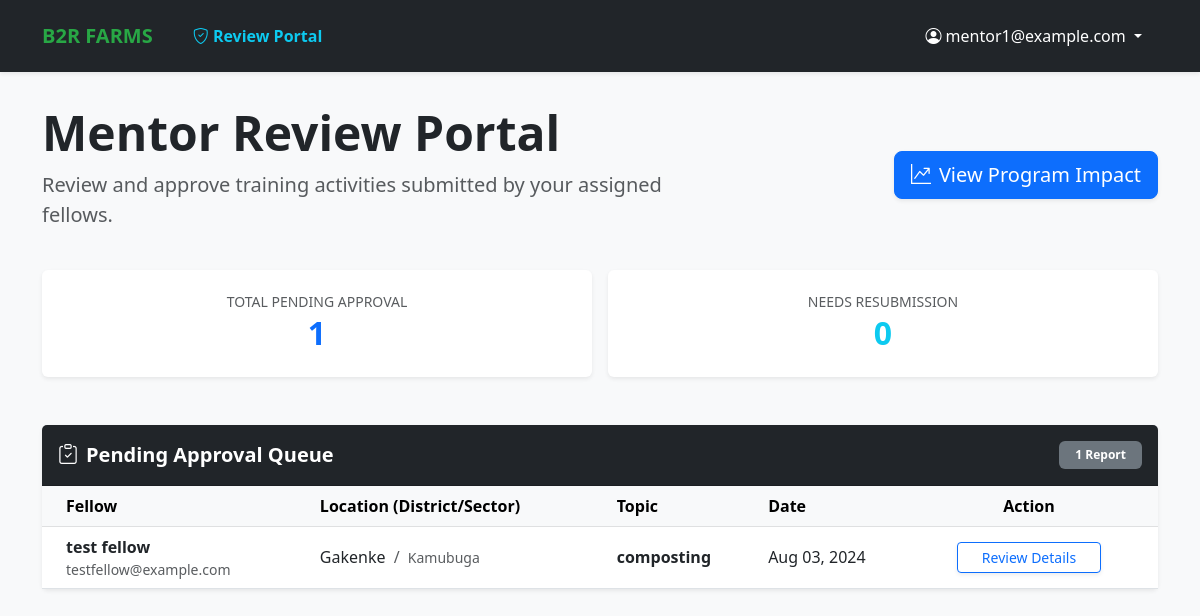
The page /mentors/dashboard/ (signed in) on the database its author committed.
### activities/models.py (models this page shows, shortened)
class TrainingActivity(models.Model):
    class Status(models.TextChoices):
        PENDING = 'PENDING', 'Pending Review'
        APPROVED = 'APPROVED', 'Approved'
        REVISION = 'REVISION', 'Needs Revision'
    fellow = models.ForeignKey(
        Fellow,
        on_delete=models.CASCADE,
        related_name='activities'
    )
    date = models.DateField(validators=[validate_not_future])
    sector = models.ForeignKey(
        Sector,
        on_delete=models.PROTECT,
        related_name='training_activities'
    )
    village_name = models.CharField(max_length=100)
    verified_village = models.CharField(
        max_length=100,
        blank=True,
        null=True,
        help_text="Standardized village name confirmed by Mentor upon approval."
    )
    number_of_farmers_trained = models.PositiveIntegerField(
        validators=[MinValueValidator(1, message="You must train at least one farmer.")]
    )
    training_topic = models.CharField(
        max_length=255,
        help_text="e.g., Mulching, Crop Rotation, Soil Conservation"
    )
    METHOD_CHOICES = [
        ('demonstration', 'Demonstration'),
        ('field_visit', 'Field Visit'),
        ('group_session', 'Group Session'),
        ('workshop', 'Workshop'),
    ]
    training_method = models.CharField(
        max_length=50,
        choices=METHOD_CHOICES
    )
    duration = models.DurationField(
        help_text="Format: HH:MM:SS (e.g., 02:30:00 for 2 hours and 30 mins)",
        default=timedelta(hours=1)
    )
    challenges_notes = models.TextField(blank=True, null=True)
    success_stories = models.TextField(blank=True, null=True)
    photos = models.ImageField(upload_to='training_photos/', blank=True, null=True)
    status = models.CharField(
        max_length=20,
        choices=Status.choices,
        default=Status.PENDING,
        help_text="The current approval status of this report."
    )
    approved_by = models.ForeignKey(
        settings.AUTH_USER_MODEL,
        on_delete=models.SET_NULL,
        null=True,
        blank=True,
        related_name='approved_activities'
    )
    is_resubmitted = models.BooleanField(default=False)
    mentor_comments = models.TextField(
        blank=True,
        null=True,
        help_text="Feedback provided by the assigned Mentor."
    )
    created_at = models.DateTimeField(auto_now_add=True)
    updated_at = models.DateTimeField(auto_now=True)
    class Meta:
        ordering = ['-date', 'sector__name']
        verbose_name_plural = "Training Activities"

### fellows/models.py (models this page shows, shortened)
class Fellow(models.Model):
    class Status(models.TextChoices):
        ACTIVE = 'ACTIVE', 'Active'
        INACTIVE = 'INACTIVE', 'Inactive'
        COMPLETED = 'COMPLETED', 'Completed'
        ON_LEAVE = 'ON_LEAVE', 'On Leave'
    user = models.OneToOneField(
        User,
        on_delete=models.CASCADE,
        related_name='fellow_profile'
    )
    university = models.CharField(max_length=100)
    degree_field = models.CharField(max_length=100)
    graduation_year = models.IntegerField()
    assigned_sector = models.ForeignKey(
        Sector,
        on_delete=models.SET_NULL,
        null=True,
        related_name='fellows'
    )
    mentor = models.ForeignKey(
        'mentors.Mentor',
        on_delete=models.SET_NULL,
        null=True,
        blank=True, # Allows saving a fellow before a mentor is assigned
        related_name='fellows',
        help_text="The professional mentor supervising this fellow."
    )
    fellowship_start_date = models.DateField()
    fellowship_end_date = models.DateField(null=True, blank=True)
    status = models.CharField(
        max_length=10,
        choices=Status.choices,
        default=Status.ACTIVE
    )
    training_completed = models.BooleanField(default=False)
    class Meta:
        ordering = ['user__last_name', 'user__first_name']
        verbose_name = "Fellow"
        verbose_name_plural = "Fellows"

### locations/models.py (models this page shows, shortened)
class Sector(models.Model):
    district = models.ForeignKey(
        District,
        on_delete=models.CASCADE,
        related_name='sectors'
    )
    name = models.CharField(max_length=100)
    code = models.CharField(max_length=10, blank=True, null=True)
    class Meta:
        unique_together = ('name', 'district')
        ordering = ['district__province__name', 'district__name', 'name']

class District(models.Model):
    province = models.ForeignKey(
        Province,
        on_delete=models.CASCADE,
        related_name='districts'
    )
    name = models.CharField(max_length=100)
    code = models.CharField(max_length=10, blank=True, null=True)
    class Meta:
        unique_together = ('name', 'province')
        ordering = ['province__name', 'name']

### mentors/views.py (the view)
# urls.py: path('dashboard/', mentor_dashboard, name='mentor_dashboard'),
@login_required
def mentor_dashboard(request):
    mentor = getattr(request.user, 'mentor_profile', None)
    if not mentor:
        messages.error(request, "Access denied. Mentor profile not found.")
        return redirect('login')
    pending_reports = TrainingActivity.objects.filter(
        fellow__mentor=mentor,
        status='PENDING'
    ).order_by('-date')
    recent_history = TrainingActivity.objects.filter(
        fellow__mentor=mentor
    ).exclude(status='PENDING').order_by('-updated_at')[:10]
    return render(request, 'mentors/dashboard.html', {
        'mentor': mentor,
        'pending_reports': pending_reports,
        'recent_history': recent_history
    })

### mentors/templates/mentors/dashboard.html (shortened to what this page needs)
{% extends 'base.html' %}
{% block content %}
<div class="row mb-4 align-items-center">
    <div class="col-md-7">
        <h1 class="display-5 fw-bold text-dark">Mentor Review Portal</h1>
        <p class="lead text-muted">Review and approve training activities submitted by your assigned fellows.</p>
    </div>
    <div class="col-md-5 text-md-end d-print-none">
        <a href="{% url 'impact_summary' %}" class="btn btn-primary btn-lg shadow-sm">
            <i class="bi bi-graph-up-arrow me-2"></i>View Program Impact
        </a>
    </div>
</div>
<div class="row g-3 mb-5 text-center">
    <div class="col-md-6">
        <div class="card border-0 shadow-sm py-4 bg-white">
            <h6 class="text-muted text-uppercase small mb-1">Total Pending Approval</h6>
            <h2 class="fw-bold mb-0 text-primary">{{ pending_reports|length }}</h2>
        </div>
    </div>
    <div class="col-md-6">
        <div class="card border-0 shadow-sm py-4 bg-white">
            <h6 class="text-muted text-uppercase small mb-1">Needs Resubmission</h6>
            <h2 class="fw-bold text-info mb-0">{{ resubmission_count|default:"0" }}</h2>
        </div>
    </div>
</div>
<div class="card shadow-sm border-0 mb-5">
    <div class="card-header bg-dark text-white py-3 d-flex justify-content-between align-items-center">
        <h5 class="mb-0 fw-bold"><i class="bi bi-clipboard-check me-2"></i>Pending Approval Queue</h5>
        <span class="badge bg-secondary px-3 py-2">
            {{ pending_reports|length }} Report{{ pending_reports|length|pluralize }}
        </span>
    </div>
    <div class="table-responsive">
        <table class="table table-hover align-middle mb-0">
            <thead class="table-light">
                <tr>
                    <th class="ps-4">Fellow</th>
                    <th>Location (District/Sector)</th>
                    <th>Topic</th>
                    <th>Date</th>
                    <th class="text-center pe-4">Action</th>
                </tr>
            </thead>
            <tbody>
                {% for report in pending_reports %}
                <tr>
                    <td class="ps-4">
                        <div class="fw-bold text-dark">{{ report.fellow.user.get_full_name }}</div>
                        <div class="text-muted small">{{ report.fellow.user.email }}</div>
                    </td>
                    <td>
                        <span class="text-dark">{{ report.fellow.assigned_sector.district.name }}</span>
                        <span class="text-muted mx-1">/</span>
                        <span class="text-muted small">{{ report.fellow.assigned_sector.name }}</span>
                    </td>
                    <td>
                        <span class="fw-semibold">{{ report.training_topic }}</span>
                    </td>
                    <td>{{ report.date|date:"M d, Y" }}</td>
                    <td class="text-center pe-4">
                        <a href="{% url 'review_report' report.pk %}" class="btn btn-outline-primary btn-sm px-4 shadow-sm">
                            Review Details
                        </a>
                    </td>
                </tr>
                {% endfor %}
            </tbody>
        </table>
    </div>
</div>
{% endblock %}

### bridge2Rwanda_fellowship_management_system/templates/base.html (shortened to what this page needs)
{% load static %}
<!DOCTYPE html>
<html lang="en">
<head>
    <link href="https://cdn.jsdelivr.net/npm/bootstrap@5.3.0/dist/css/bootstrap.min.css" rel="stylesheet">
    <link rel="stylesheet" href="https://cdn.jsdelivr.net/npm/bootstrap-icons@1.10.0/font/bootstrap-icons.css">
</head>
<body>
    <nav class="navbar navbar-expand-lg navbar-dark bg-dark shadow-sm py-3">
        <div class="container">
            <a class="navbar-brand" href="/">B2R FARMS</a>
            <div class="collapse navbar-collapse" id="navbarNav">
                <ul class="navbar-nav me-auto">
                    {% if user.is_authenticated %}
                        {% if user.is_staff or user.mentor or user.is_superuser %}
                        <li class="nav-item ms-lg-3">
                            <a class="nav-link text-info fw-bold" href="{% url 'mentor_dashboard' %}">
                                <i class="bi bi-shield-check"></i> Review Portal
                            </a>
                        </li>
                        {% endif %}
                    {% endif %}
                </ul>
                <ul class="navbar-nav ms-auto">
                    {% if user.is_authenticated %}
                        <li class="nav-item dropdown">
                            <a class="nav-link dropdown-toggle btn btn-outline-secondary btn-sm px-3 text-white" href="#" id="userDropdown" role="button" data-bs-toggle="dropdown">
                                <i class="bi bi-person-circle"></i> {{ user.email }}
                            </a>
                        </li>
                    {% else %}
                        <li class="nav-item">
                            <a class="btn btn-success btn-sm px-4" href="{% url 'login' %}">Login</a>
                        </li>
                    {% endif %}
                </ul>
            </div>
        </div>
    </nav>
    <main class="container py-2">
        {% block content %}{% endblock %}
    </main>
</body>
</html>

### bridge2Rwanda_fellowship_management_system/templates/base.html (style rules this page uses)
.navbar-brand { font-weight: 800; color: #28a745 !important; }
body { background-color: #f8f9fa; font-family: 'Segoe UI', sans-serif; }

### rows shown on the page
TrainingActivity: fellow.user.get_full_name "test fellow", fellow.user.email "testfellow@example.com", fellow.assigned_sector.district.name "Gakenke", fellow.assigned_sector.name "Kamubuga", training_topic "composting", date "Aug 03, 2024"

### other values the page prints
{{ user.email }} "mentor1@example.com"
{{ pending_reports|length }} "1"
{{ resubmission_count|default:"0" }} "0"
